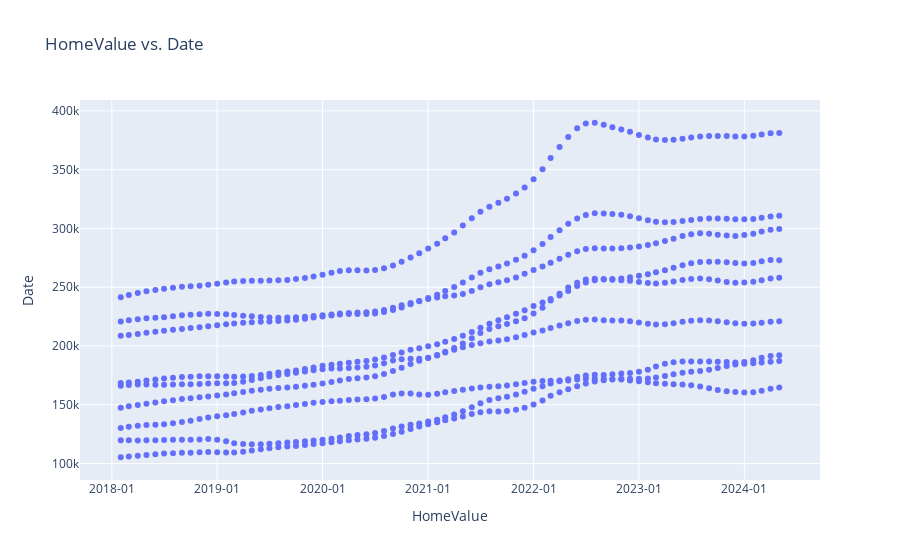

Here is the notebook cell this chart was saved with:
### Code cell
fig = px.scatter(
    TX_df, 
    x='Date',
    y='HomeValue',
    hover_data={'Location':True, 'HomeValue':True},
    title='Cost of the Homes in California',
    labels={'x': 'Date', 'y': 'HomeValue'}
)

fig.update_layout(
    xaxis_title='HomeValue',
    yaxis_title='Date',
    title='HomeValue vs. Date',
    xaxis=dict(
        tickformat='%Y-%m',
        showgrid=True
    ),
    yaxis=dict(
        showgrid=True
    )
)
fig.show()

### Figure 1 — Plotly figure (JSON) as saved in the notebook; plotly's stock layout.template omitted (floating-point values rounded to 4 significant figures; data arrays with more than 128 entries replaced by an {"elided": "..."} marker saying what was removed)
{"data": [{"customdata": {"elided": "684x1 str values"}, "hovertemplate": "Date=%{x}<br>HomeValue=%{y}<br>Location=%{customdata[0]}<extra></extra>", "legendgroup": "", "marker": {"color": "#636efa", "symbol": "circle"}, "mode": "markers", "name": "", "orientation": "v", "showlegend": false, "type": "scatter", "x": {"elided": "684 str values"}, "xaxis": "x", "y": {"elided": "684 float values"}, "yaxis": "y"}], "layout": {"autosize": true, "legend": {"tracegroupgap": 0}, "title": {"text": "HomeValue vs. Date"}, "xaxis": {"anchor": "y", "autorange": true, "domain": [0, 1], "range": ["2017-09-10 05:39:55.4814", "2024-09-21 18:20:04.5186"], "showgrid": true, "tickformat": "%Y-%m", "title": {"text": "HomeValue"}, "type": "date"}, "yaxis": {"anchor": "x", "autorange": true, "domain": [0, 1], "range": [81860.0, 413400.0], "showgrid": true, "title": {"text": "Date"}, "type": "linear"}}}
